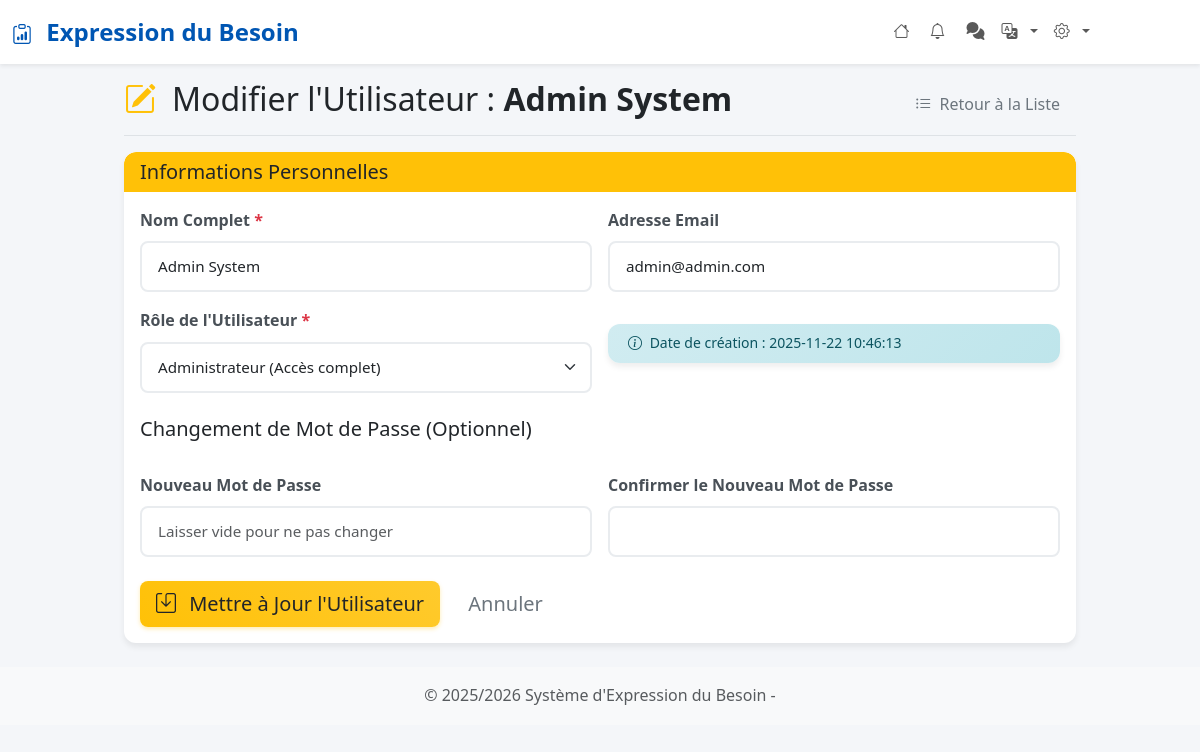
Page /pages/modifier-utilisateur.php?id=1 on the committed database.
### tables this page shows
CREATE TABLE `users` (
  `id` int(11) NOT NULL,
  `nom` varchar(255) NOT NULL,
  `email` varchar(255) NOT NULL,
  `password` varchar(255) NOT NULL,
  `role` enum('Demandeur','Validateur','Administrateur') NOT NULL DEFAULT 'Demandeur',
  `created_at` timestamp NOT NULL DEFAULT current_timestamp(),
  `service_id` int(11) NOT NULL DEFAULT 1
);

### includes/functions.php (called while the page is built, shortened)
<?php
function getUserById(int $id): ?array {
    $pdo = getConnection();
    $stmt = $pdo->prepare("SELECT * FROM users WHERE id = :id");
    $stmt->execute([':id' => $id]);
    $user = $stmt->fetch(PDO::FETCH_ASSOC);
    return $user ?: null;
}
?>

### pages/modifier-utilisateur.php (the view, shortened to what this page needs)
<?php
$page_title = "Modifier l'Utilisateur";
require_once '../includes/header.php';
$roles = [
    'Demandeur' => 'Membre standard',
    'Validateur' => 'Validateur de contenu',
    'Administrateur' => 'Administrateur (Accès complet)',
];
$userId = intval($_GET['id'] ?? 0);
try {
    $existingUser = getUserById($userId);
} catch (Exception $e) {
    setFlashMessage('error', 'Erreur lors du chargement de l\'utilisateur : ' . $e->getMessage());
    redirect('liste-utilisateurs.php');
}
$errors = [];
$formData = [
    'nom' => $existingUser['nom'],
    'email' => $existingUser['email'],
    'role' => $existingUser['role'],
    'password' => '',
    'password_confirm' => ''
];
?>
<div class="d-flex justify-content-between flex-wrap flex-md-nowrap align-items-center pt-3 pb-2 mb-3 border-bottom">
    <h1 class="h2 d-flex flex-row align-items-center gap-2">
            <i class="bi bi-pencil-square me-2 text-warning"></i>
            <div>
                <?php echo $page_title; ?> :
                <strong><?php echo htmlspecialchars($existingUser['nom']); ?></strong>
            </div>
    </h1>
    <div class="btn-toolbar mb-2 mb-md-0">
        <a href="liste-utilisateurs.php" class="btn btn-outline-secondary">
            <i class="bi bi-list-ul me-1"></i> Retour à la Liste
        </a>
    </div>
</div>
<div class="card mb-4">
    <div class="card-header bg-warning text-dark">
        <h5 class="card-title mb-0">Informations Personnelles</h5>
    </div>
    <div class="card-body">
        <form method="POST" action="modifier-utilisateur.php?id=<?php echo $userId; ?>" class="row g-3">
            <div class="col-md-6">
                <label for="nom" class="form-label">Nom Complet <span class="text-danger">*</span></label>
                <input type="text"
                       class="form-control <?php echo isset($errors['nom']) ? 'is-invalid' : ''; ?>"
                       id="nom"
                       name="nom"
                       value="<?php echo htmlspecialchars($formData['nom']); ?>"
                       required>
            </div>
            <div class="col-md-6">
                <label for="email" class="form-label">Adresse Email</label>
                <input type="email"
                       class="form-control <?php echo isset($errors['email']) ? 'is-invalid' : ''; ?>"
                       id="email"
                       name="email"
                       value="<?php echo htmlspecialchars($formData['email']); ?>"
                       readonly>
            </div>
            <div class="col-md-6">
                <label for="role" class="form-label">Rôle de l'Utilisateur <span class="text-danger">*</span></label>
                <select class="form-select <?php echo isset($errors['role']) ? 'is-invalid' : ''; ?>"
                        id="role"
                        name="role"
                        required>
                    <?php foreach ($roles as $key => $label): ?>
                        <option value="<?php echo htmlspecialchars($key); ?>"
                                <?php echo ($formData['role'] === $key) ? 'selected' : ''; ?>>
                            <?php echo htmlspecialchars($label); ?>
                        </option>
                    <?php endforeach; ?>
                </select>
            </div>
            <div class="col-md-6">
                <div class="alert alert-info mt-3 py-2 small">
                    <i class="bi bi-info-circle me-1"></i> Date de création : <?php echo htmlspecialchars($existingUser['created_at']); ?>
                </div>
            </div>
            <h5 class="mt-4 mb-3">Changement de Mot de Passe (Optionnel)</h5>
            <div class="col-md-6">
                <label for="password" class="form-label">Nouveau Mot de Passe</label>
                <input type="password"
                       class="form-control <?php echo isset($errors['password']) ? 'is-invalid' : ''; ?>"
                       id="password"
                       name="password"
                       minlength="8"
                       placeholder="Laisser vide pour ne pas changer">
            </div>
            <div class="col-md-6">
                <label for="password_confirm" class="form-label">Confirmer le Nouveau Mot de Passe</label>
                <input type="password"
                       class="form-control <?php echo isset($errors['password_confirm']) ? 'is-invalid' : ''; ?>"
                       id="password_confirm"
                       name="password_confirm"
                       minlength="8">
            </div>
            <div class="col-12 mt-4">
                <button type="submit" class="btn btn-warning btn-lg text-dark">
                    <i class="bi bi-save me-2"></i> Mettre à Jour l'Utilisateur
                </button>
                <a href="liste-utilisateurs.php" class="btn btn-outline-secondary btn-lg ms-2">
                    Annuler
                </a>
            </div>
        </form>
    </div>
</div>
<?php include '../includes/footer.php'; ?>

### assets/css/style.css (style rules this page uses)
:root { --primary-color: #0056b3; --secondary-color: #6c757d; --success-color: #198754; --info-color: #0dcaf0; --warning-color: #ffc107; --danger-color: #dc3545; --light-color: #f8f9fa; --dark-color: #212529; --border-radius: 8px; --box-shadow: 0 4px 6px rgba(0,0,0,0.07); --transition: all 0.3s ease; }
body { background-color: #f4f6f9; font-family: 'Segoe UI', Tahoma, Geneva, Verdana, sans-serif; line-height: 1.6; }
.card { border: none; box-shadow: var(--box-shadow); border-radius: 12px; transition: transform 0.2s ease, box-shadow 0.2s ease; overflow: hidden; }
.card-header { border-bottom: none; font-weight: 600; border-radius: 12px 12px 0 0 !important; }
.btn { border-radius: var(--border-radius); font-weight: 500; transition: var(--transition); border: none; padding: 0.5rem 1rem; }
.btn-warning { background: linear-gradient(45deg, #ffc107, #ffca2c); box-shadow: 0 2px 4px rgba(255,193,7,0.3); color: #000; }
.btn-outline-primary, .btn-outline-secondary, .btn-outline-success, .btn-outline-warning, .btn-outline-danger { border-width: 2px; }
.form-control, .form-select { border-radius: var(--border-radius); border: 2px solid #e9ecef; padding: 0.75rem 1rem; transition: var(--transition); font-size: 0.95rem; }
.form-label { font-weight: 600; color: #495057; margin-bottom: 0.5rem; }
.alert { border: none; border-radius: 12px; box-shadow: var(--box-shadow); padding: 1rem 1.25rem; }
.alert-info { background: linear-gradient(135deg, #d1ecf1 0%, #bee5eb 100%); color: #0c5460; }
.fade-in-up { animation: fadeInUp 0.6s ease-out; }

### includes/header.php (style rules this page uses)
:root { --primary-color: #0056b3; --secondary-color: #6c757d; --success-color: #198754; --info-color: #0dcaf0; --warning-color: #ffc107; --danger-color: #dc3545; --light-color: #f8f9fa; --dark-color: #212529; }
body { background-color: #f4f6f9; font-family: 'Segoe UI', Tahoma, Geneva, Verdana, sans-serif; }
.card { border: none; box-shadow: 0 4px 6px rgba(0, 0, 0, 0.07); border-radius: 12px; transition: transform 0.2s ease, box-shadow 0.2s ease; }
.btn { border-radius: 8px; font-weight: 500; transition: all 0.3s ease; }
.alert { border: none; border-radius: 12px; box-shadow: 0 4px 6px rgba(0, 0, 0, 0.07); }

### rows in the picture
users: nom "Admin System", email "admin@admin.com", role "Administrateur (Accès complet)", created_at "2025-11-22 10:46:13"

### other values in the picture
getSetence('header_title') "Expression du Besoin"
$page_title "Modifier l'Utilisateur"
